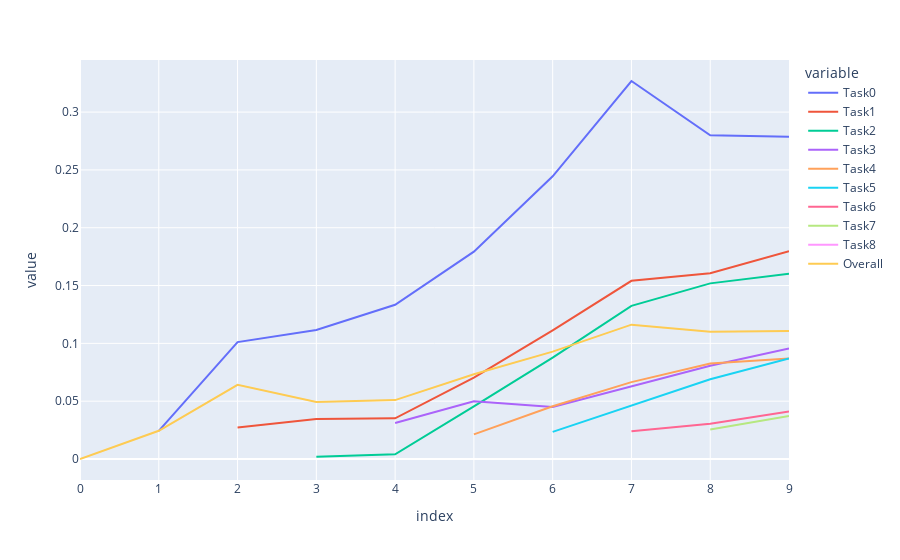

The cell this chart's notebook holds for it:
### Markdown cell above
## Forgetting measure / BWT

### Code cell
from copy import deepcopy
# transform forgetting_measures dict into df
# but first, we need to make sure that all lists have the same length
max_len = max(map(len, forgetting_measures.values()))
forgetting_measures_tmp = deepcopy(forgetting_measures)
forgetting_measures_tmp = {k: [None] * (max_len - len(v)) + v for k, v in forgetting_measures_tmp.items()}

forgetting_df = pd.DataFrame(forgetting_measures_tmp)
forgetting_df.index = range(10)

fig = px.line(forgetting_df, x=forgetting_df.index, y=forgetting_df.columns)
fig.show()

### Figure 1 — Plotly figure (JSON) as saved in the notebook; plotly's stock layout.template omitted (floating-point values rounded to 4 significant figures)
{"data": [{"hovertemplate": "variable=Task0<br>index=%{x}<br>value=%{y}<extra></extra>", "legendgroup": "Task0", "line": {"color": "#636efa", "dash": "solid"}, "marker": {"symbol": "circle"}, "mode": "lines", "name": "Task0", "orientation": "v", "showlegend": true, "type": "scatter", "x": [0, 1, 2, 3, 4, 5, 6, 7, 8, 9], "xaxis": "x", "y": [null, 0.0244, 0.1011, 0.1115, 0.1334, 0.1793, 0.2445, 0.3269, 0.28, 0.2786], "yaxis": "y"}, {"hovertemplate": "variable=Task1<br>index=%{x}<br>value=%{y}<extra></extra>", "legendgroup": "Task1", "line": {"color": "#EF553B", "dash": "solid"}, "marker": {"symbol": "circle"}, "mode": "lines", "name": "Task1", "orientation": "v", "showlegend": true, "type": "scatter", "x": [0, 1, 2, 3, 4, 5, 6, 7, 8, 9], "xaxis": "x", "y": [null, null, 0.0272, 0.0345, 0.0352, 0.0703, 0.1112, 0.1541, 0.1607, 0.1797], "yaxis": "y"}, {"hovertemplate": "variable=Task2<br>index=%{x}<br>value=%{y}<extra></extra>", "legendgroup": "Task2", "line": {"color": "#00cc96", "dash": "solid"}, "marker": {"symbol": "circle"}, "mode": "lines", "name": "Task2", "orientation": "v", "showlegend": true, "type": "scatter", "x": [0, 1, 2, 3, 4, 5, 6, 7, 8, 9], "xaxis": "x", "y": [null, null, null, 0.002, 0.004, 0.0455, 0.0876, 0.1324, 0.1519, 0.1603], "yaxis": "y"}, {"hovertemplate": "variable=Task3<br>index=%{x}<br>value=%{y}<extra></extra>", "legendgroup": "Task3", "line": {"color": "#ab63fa", "dash": "solid"}, "marker": {"symbol": "circle"}, "mode": "lines", "name": "Task3", "orientation": "v", "showlegend": true, "type": "scatter", "x": [0, 1, 2, 3, 4, 5, 6, 7, 8, 9], "xaxis": "x", "y": [null, null, null, null, 0.0311, 0.0499, 0.0449, 0.063, 0.0806, 0.0956], "yaxis": "y"}, {"hovertemplate": "variable=Task4<br>index=%{x}<br>value=%{y}<extra></extra>", "legendgroup": "Task4", "line": {"color": "#FFA15A", "dash": "solid"}, "marker": {"symbol": "circle"}, "mode": "lines", "name": "Task4", "orientation": "v", "showlegend": true, "type": "scatter", "x": [0, 1, 2, 3, 4, 5, 6, 7, 8, 9], "xaxis": "x", "y": [null, null, null, null, null, 0.0213, 0.0456, 0.0665, 0.0825, 0.0869], "yaxis": "y"}, {"hovertemplate": "variable=Task5<br>index=%{x}<br>value=%{y}<extra></extra>", "legendgroup": "Task5", "line": {"color": "#19d3f3", "dash": "solid"}, "marker": {"symbol": "circle"}, "mode": "lines", "name": "Task5", "orientation": "v", "showlegend": true, "type": "scatter", "x": [0, 1, 2, 3, 4, 5, 6, 7, 8, 9], "xaxis": "x", "y": [null, null, null, null, null, null, 0.0235, 0.0464, 0.069, 0.087], "yaxis": "y"}, {"hovertemplate": "variable=Task6<br>index=%{x}<br>value=%{y}<extra></extra>", "legendgroup": "Task6", "line": {"color": "#FF6692", "dash": "solid"}, "marker": {"symbol": "circle"}, "mode": "lines", "name": "Task6", "orientation": "v", "showlegend": true, "type": "scatter", "x": [0, 1, 2, 3, 4, 5, 6, 7, 8, 9], "xaxis": "x", "y": [null, null, null, null, null, null, null, 0.024, 0.0304, 0.0411], "yaxis": "y"}, {"hovertemplate": "variable=Task7<br>index=%{x}<br>value=%{y}<extra></extra>", "legendgroup": "Task7", "line": {"color": "#B6E880", "dash": "solid"}, "marker": {"symbol": "circle"}, "mode": "lines", "name": "Task7", "orientation": "v", "showlegend": true, "type": "scatter", "x": [0, 1, 2, 3, 4, 5, 6, 7, 8, 9], "xaxis": "x", "y": [null, null, null, null, null, null, null, null, 0.0256, 0.0373], "yaxis": "y"}, {"hovertemplate": "variable=Task8<br>index=%{x}<br>value=%{y}<extra></extra>", "legendgroup": "Task8", "line": {"color": "#FF97FF", "dash": "solid"}, "marker": {"symbol": "circle"}, "mode": "lines", "name": "Task8", "orientation": "v", "showlegend": true, "type": "scatter", "x": [0, 1, 2, 3, 4, 5, 6, 7, 8, 9], "xaxis": "x", "y": [null, null, null, null, null, null, null, null, null, 0.0302], "yaxis": "y"}, {"hovertemplate": "variable=Overall<br>index=%{x}<br>value=%{y}<extra></extra>", "legendgroup": "Overall", "line": {"color": "#FECB52", "dash": "solid"}, "marker": {"symbol": "circle"}, "mode": "lines", "name": "Overall", "orientation": "v", "showlegend": true, "type": "scatter", "x": [0, 1, 2, 3, 4, 5, 6, 7, 8, 9], "xaxis": "x", "y": [0, 0.0244, 0.06415, 0.04933, 0.05093, 0.07326, 0.09288, 0.1162, 0.1101, 0.1107], "yaxis": "y"}], "layout": {"legend": {"title": {"text": "variable"}, "tracegroupgap": 0}, "margin": {"t": 60}, "xaxis": {"anchor": "y", "domain": [0, 1], "title": {"text": "index"}}, "yaxis": {"anchor": "x", "domain": [0, 1], "title": {"text": "value"}}}}
